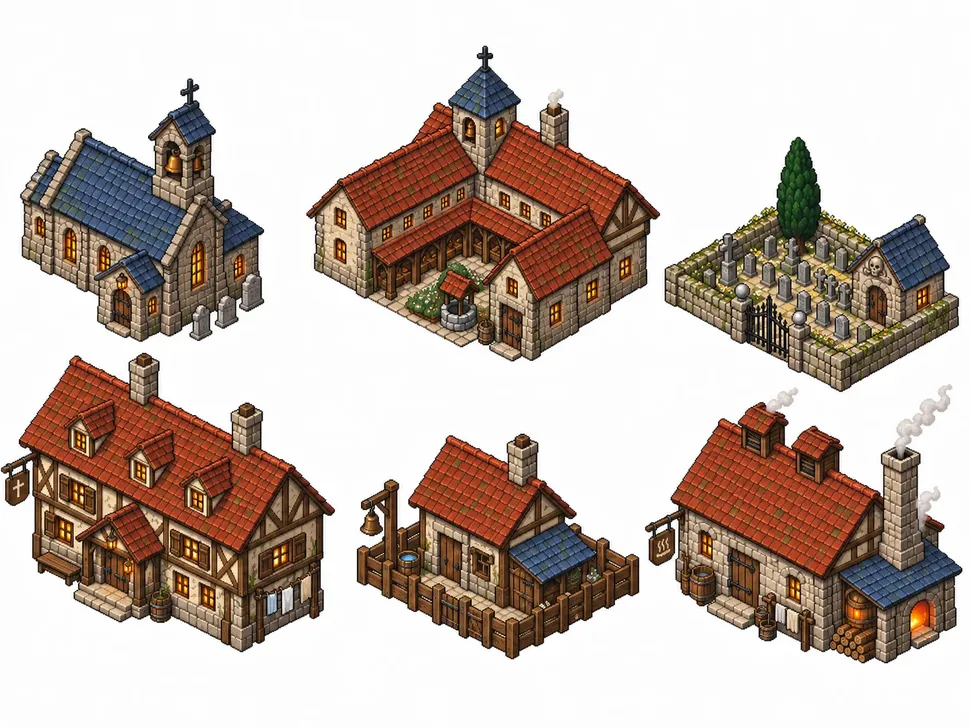
#> input picture concepts/GPT/faith_sheet_v1.webp, 970 x 727 px, shrunk from 1448 x 1086 before the run
$ python banner_mask.py ../../concepts/GPT/defence_sheet_v1.webp ../../concepts/GPT/faith_sheet_v1.webp ../../concepts/GPT/faith_sheet_v1.webp ../../concepts/GPT/faith_sheet_v1.webp
#> lines starting #> are read from the running program, lines starting #| are printed output that depends on the picture
"""The keep's banners and flag, for its banner drop (PixelLab structures proof).

mask:   python tools/dev/banner_mask.py mask <sprite.png> <mask.png>
        White over every blue banner and flag (their saturated blue, the white cross inside, a pixel round), black
        elsewhere: what PixelLab inpaints into bare stone for the keep's fallen stills.
layer:  python tools/dev/banner_mask.py layer <sprite.png> <mask.png> <banners.png>
        The sprite's pixels under the mask, on transparency: the banners that slide down and fade when they fall.
"""
import sys
from collections import deque

from PIL import Image

PAD = 1


def is_blue(r, g, b, a):
    return a > 0 and b > r + 40 and b > g + 20


def mask(src, dst):
    im = Image.open(src).convert("RGBA")
    w, h = im.size
    px = im.load()
    seen = [[False] * w for _ in range(h)]
    out = Image.new("L", (w, h), 0)
    op = out.load()
    for y0 in range(h):
        for x0 in range(w):
            if seen[y0][x0] or not is_blue(*px[x0, y0]):
                continue
            shape = []
            todo = deque([(x0, y0)])
            seen[y0][x0] = True
            while todo:
                x, y = todo.popleft()
                shape.append((x, y))
                for nx, ny in ((x + 1, y), (x - 1, y), (x, y + 1), (x, y - 1)):
                    if 0 <= nx < w and 0 <= ny < h and not seen[ny][nx] and is_blue(*px[nx, ny]):
                        seen[ny][nx] = True
                        todo.append((nx, ny))
            if len(shape) < 6:
                continue
            # The banner's box, so its white cross and gold rod come too.
            xs = [p[0] for p in shape]
            ys = [p[1] for p in shape]
            for y in range(max(min(ys) - PAD, 0), min(max(ys) + PAD + 1, h)):
                for x in range(max(min(xs) - PAD, 0), min(max(xs) + PAD + 1, w)):
                    if px[x, y][3] > 0:
                        op[x, y] = 255
    out.convert("RGB").save(dst)
    print("mask", dst, "covers", sum(1 for v in out.getdata() if v), "px")


def layer(src, mask_path, dst):
#> called with src = '../../concepts/GPT/faith_sheet_v1.webp', mask_path = '../../concepts/GPT/faith_sheet_v1.webp', dst = '../../concepts/GPT/faith_sheet_v1.webp'
    im = Image.open(src).convert("RGBA")
    m = Image.open(mask_path).convert("L")
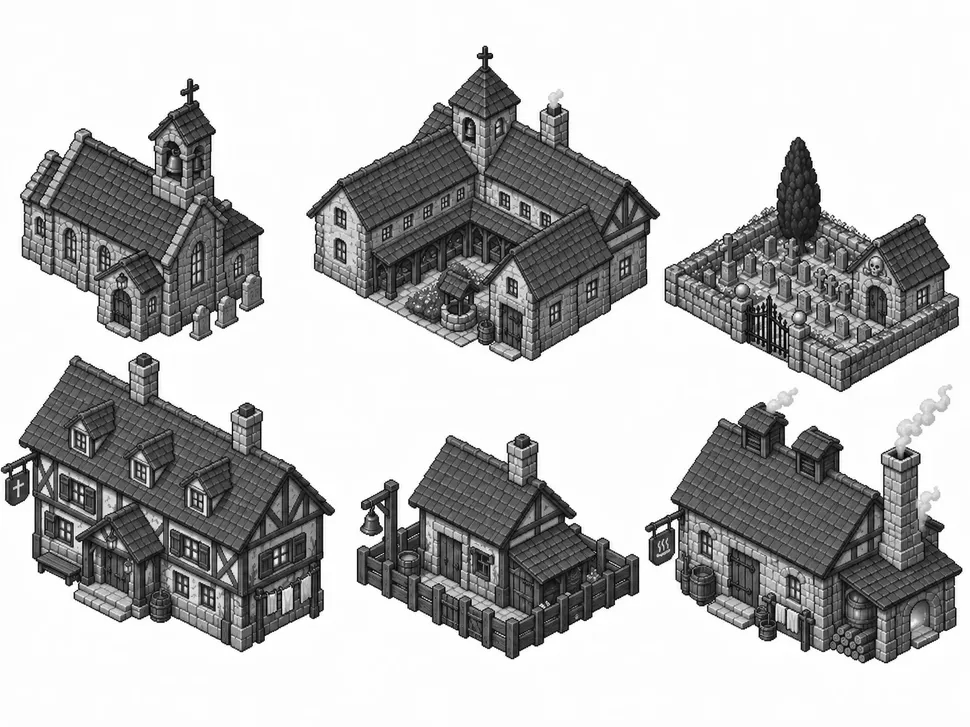
#> m: PIL image 970x727 L; min 0, max 255, mean 185.8
    out = Image.new("RGBA", im.size, (0, 0, 0, 0))
#> out: PIL image 970x727 RGBA; every value is 0
    out.paste(im, (0, 0), m)
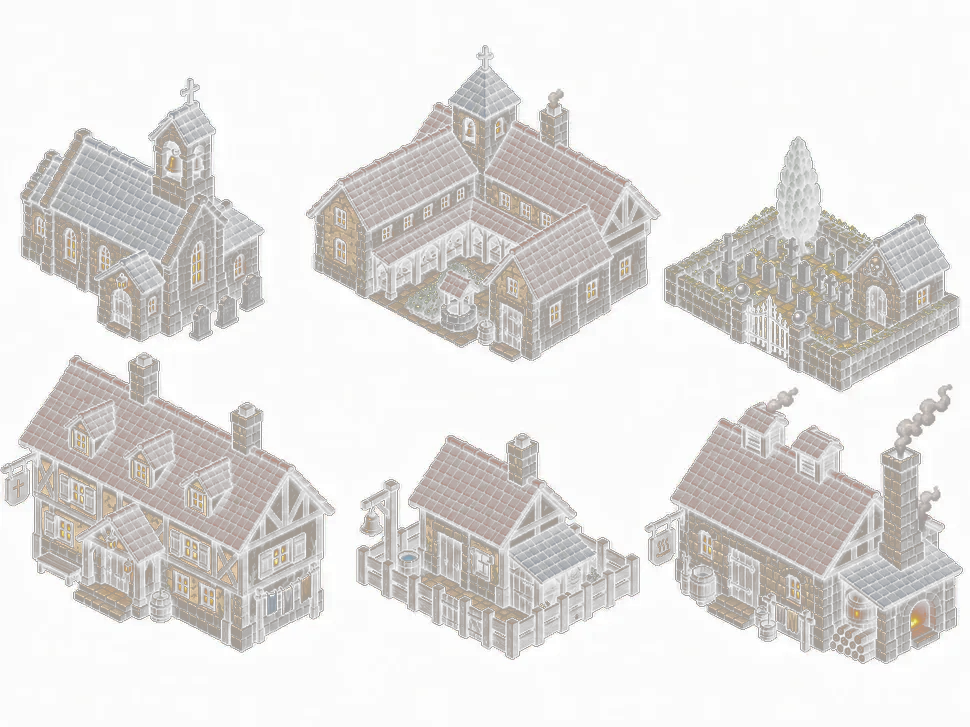
#> out: PIL image 970x727 RGBA; mean R, G, B, A 168.1, 163, 159.5, 185.8; transparent parts drawn white
    out.save(dst)
    print("banner layer", dst)


if __name__ == "__main__":
    if sys.argv[1] == "mask":
        mask(sys.argv[2], sys.argv[3])
    else:
        layer(sys.argv[2], sys.argv[3], sys.argv[4])

$ run again, on concepts/GPT/blockouts_defence.png
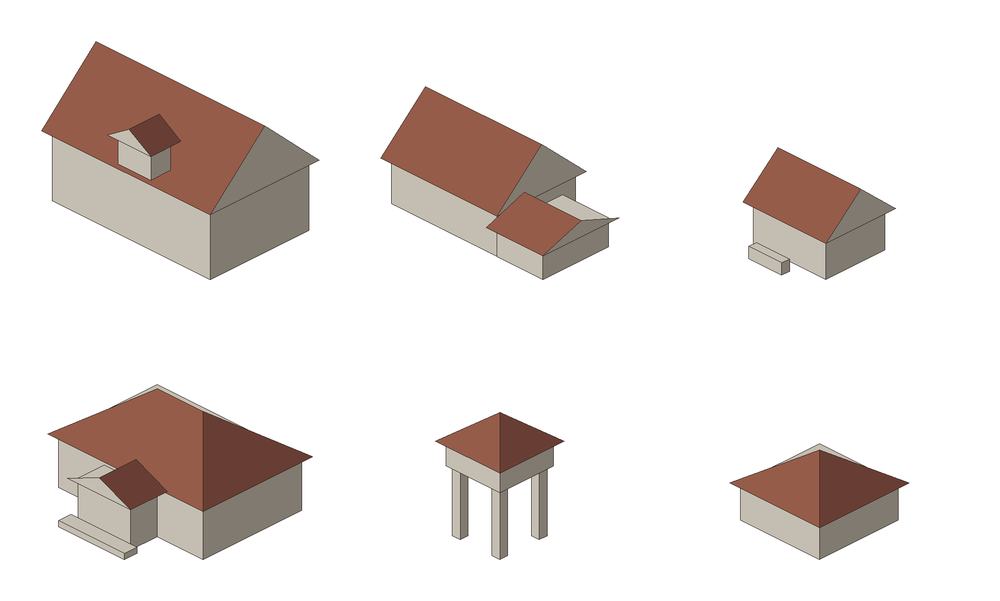
#> input picture concepts/GPT/blockouts_defence.png, 1000 x 601 px, shrunk from 1943 x 1168 before the run
#> in layer, im is the input picture: PIL image 1000x601 RGBA; mean R, G, B, A 232, 225.4, 222.5, 255
#> in layer, `m = Image.open(mask_path).convert("L")`:
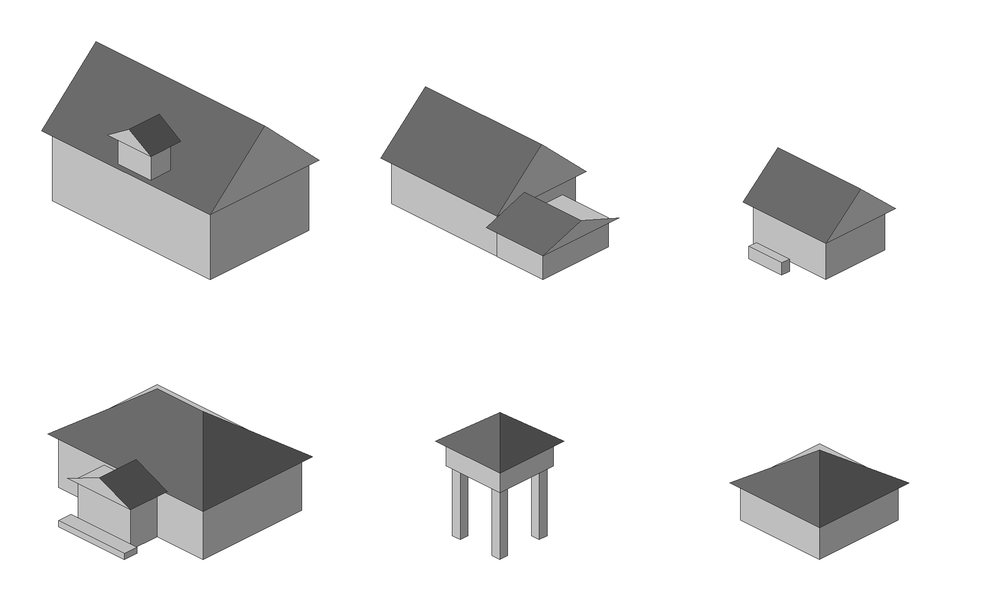
#> m: PIL image 1000x601 L; min 37, max 255, mean 227
#> in layer, `out.paste(im, (0, 0), m)`:
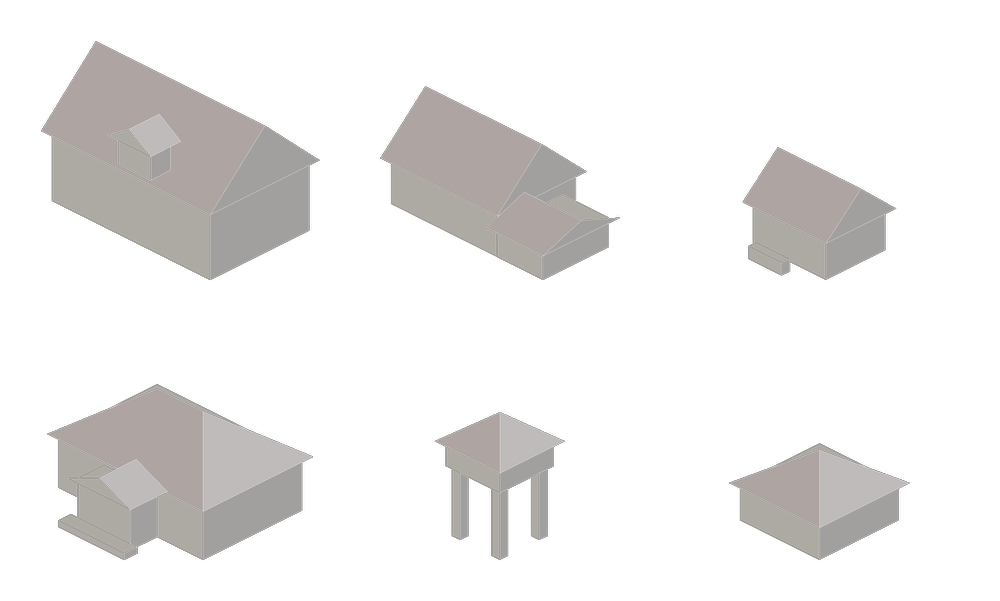
#> out: PIL image 1000x601 RGBA; mean R, G, B, A 216.5, 213.8, 212.3, 227; transparent parts drawn white

$ run again, on concepts/GPT/crafts_a_sheet_v1.png
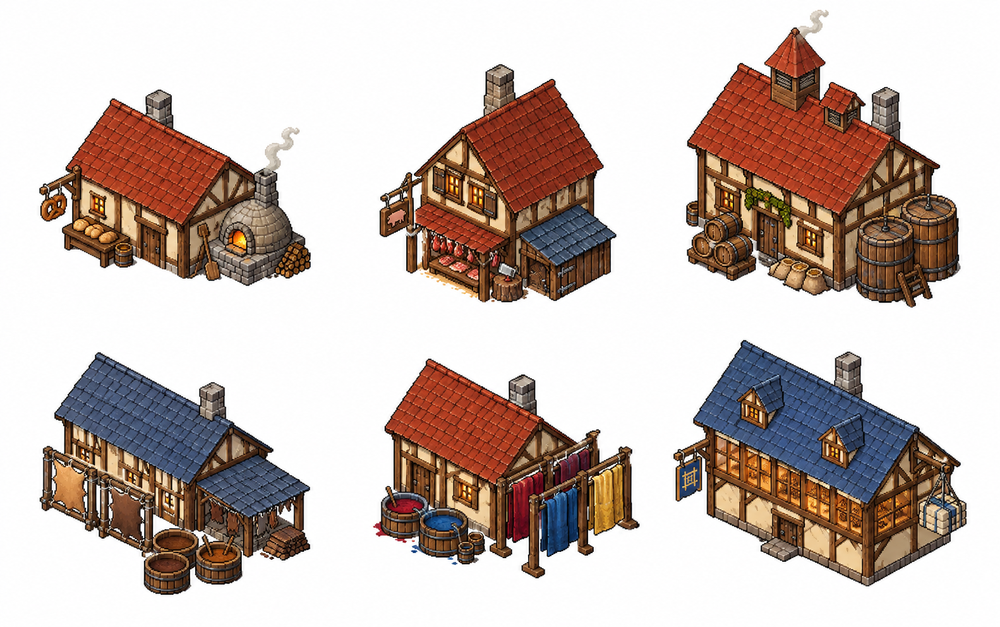
#> input picture concepts/GPT/crafts_a_sheet_v1.png, 1000 x 627 px, shrunk from 1583 x 993 before the run
#> in layer, `m = Image.open(mask_path).convert("L")`:
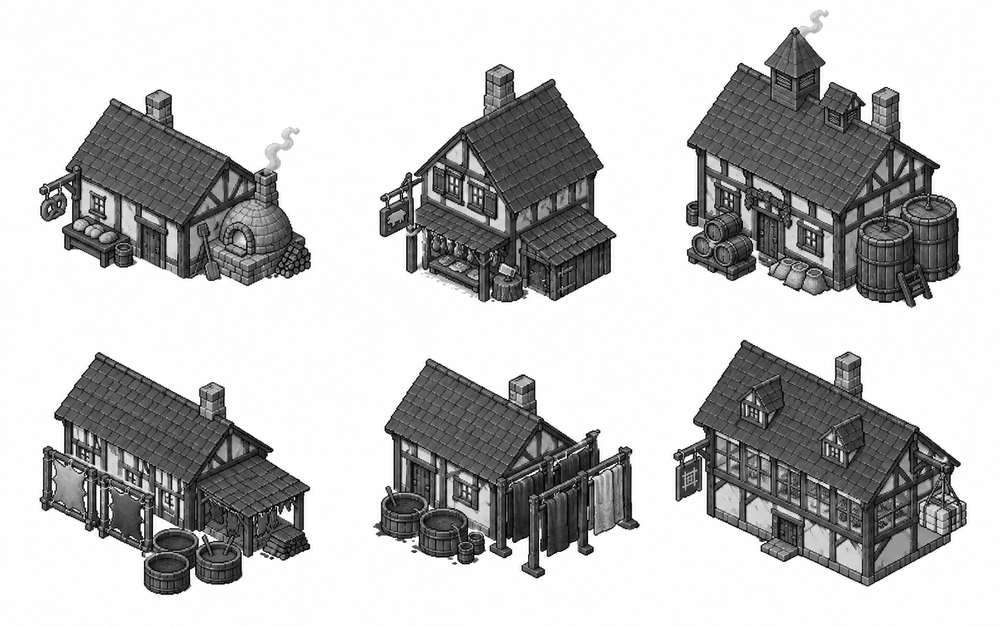
#> m: PIL image 1000x627 L; min 0, max 255, mean 191.2
#> in layer, `out.paste(im, (0, 0), m)`:
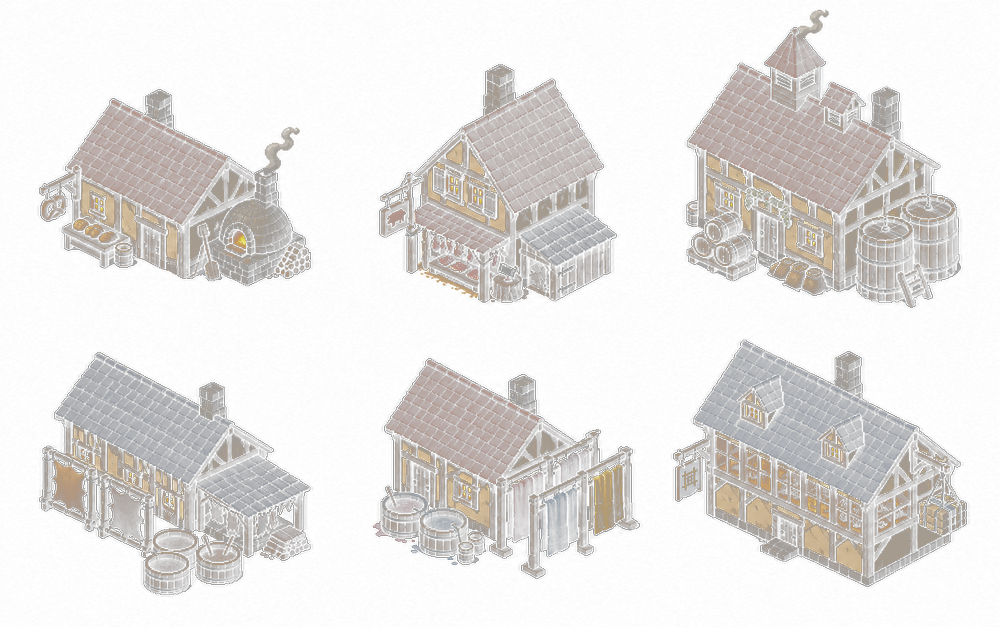
#> out: PIL image 1000x627 RGBA; mean R, G, B, A 176.1, 170.8, 168, 191.2; transparent parts drawn white
